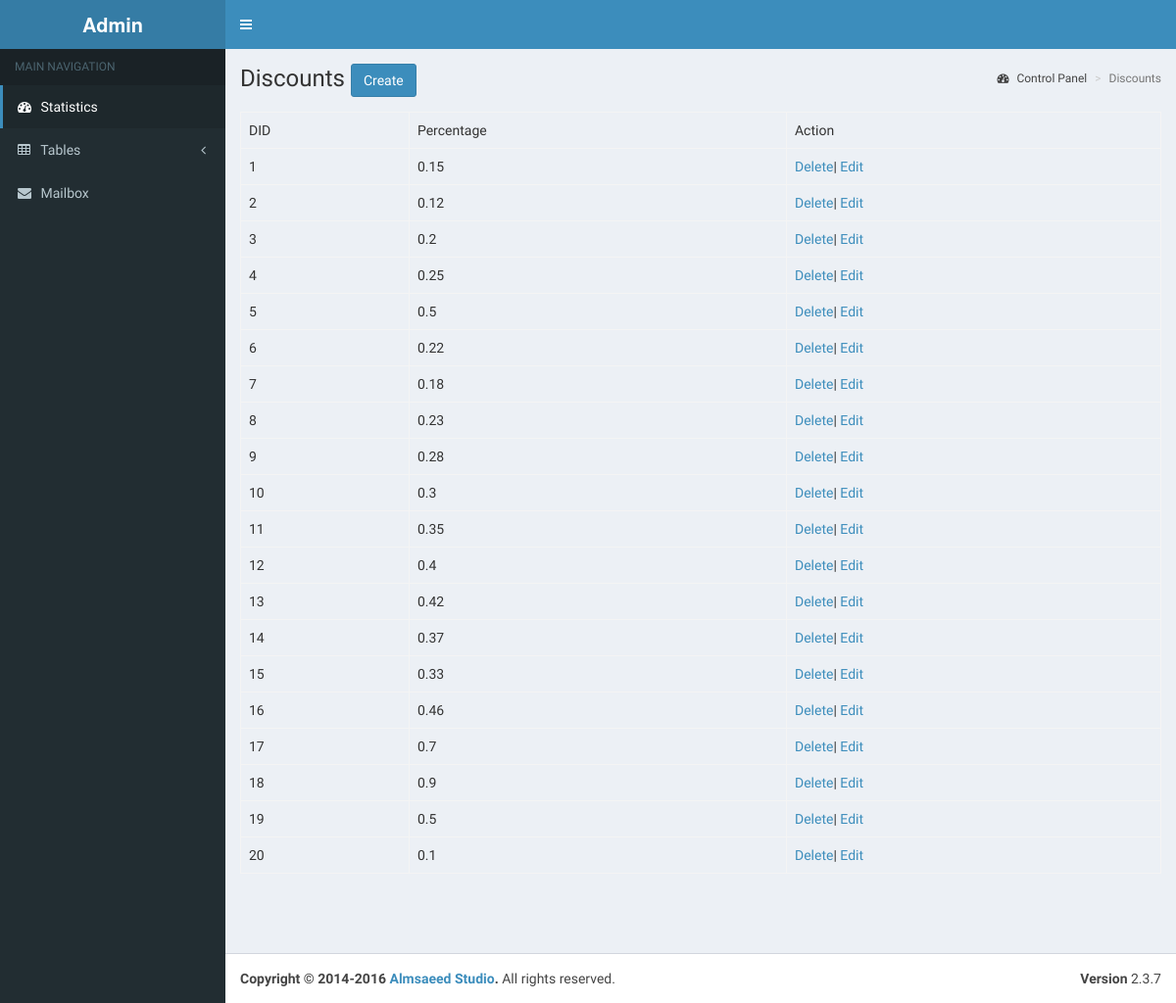
/admin/discount_list.php, run on the app's committed database.
### tables this page shows
CREATE TABLE discount(DID INT NOT NULL AUTO_INCREMENT,percentage float,PRIMARY KEY (DID));

### admin/discount_list.php (the view, shortened to what this page needs)
<?php
include 'header.php';
$discounts=$dbh->query("select * from discount;");
echo '
<div class="content-wrapper">
        <section class="content-header">
            <h1>
                Discounts
                <a href="discount.php" class="btn btn-primary">Create</a>
            </h1>
            <ol class="breadcrumb">
                <li><a href="#"><i class="fa fa-dashboard"></i> Control Panel</a></li>
                <li class="active">Discounts</li>
            </ol>
        </section>
    <section class="content">
    <table class="table table-bordered">
<tr>
      <td>DID</td>
      <td>Percentage</td>
      <td>Action</td>
</tr>';
foreach ($discounts as $d){
    echo'<tr>
        <td>'.$d["DID"].'</td>
        <td>'.$d["percentage"].'</td>
        <td><a href="delete_discount.php?DID='.$d["DID"].'" >Delete</a>|
        <a href="discount.php?DID='.$d["DID"].'" >Edit</a></td>
    </tr>';
}
echo '</table>
</section>
  </div>';
include 'footer.php';
?>

### data on the page
discount: DID "1", percentage "0.15"
discount: DID "2", percentage "0.12"
discount: DID "3", percentage "0.2"
discount: DID "4", percentage "0.25"
discount: DID "5", percentage "0.5"
discount: DID "6", percentage "0.22"
discount: DID "7", percentage "0.18"
discount: DID "8", percentage "0.23"
discount: DID "9", percentage "0.28"
discount: DID "10", percentage "0.3"
discount: DID "11", percentage "0.35"
discount: DID "12", percentage "0.4"
discount: DID "13", percentage "0.42"
discount: DID "14", percentage "0.37"
discount: DID "15", percentage "0.33"
discount: DID "16", percentage "0.46"
discount: DID "17", percentage "0.7"
discount: DID "18", percentage "0.9"
discount: DID "19", percentage "0.5"
discount: DID "20", percentage "0.1"
